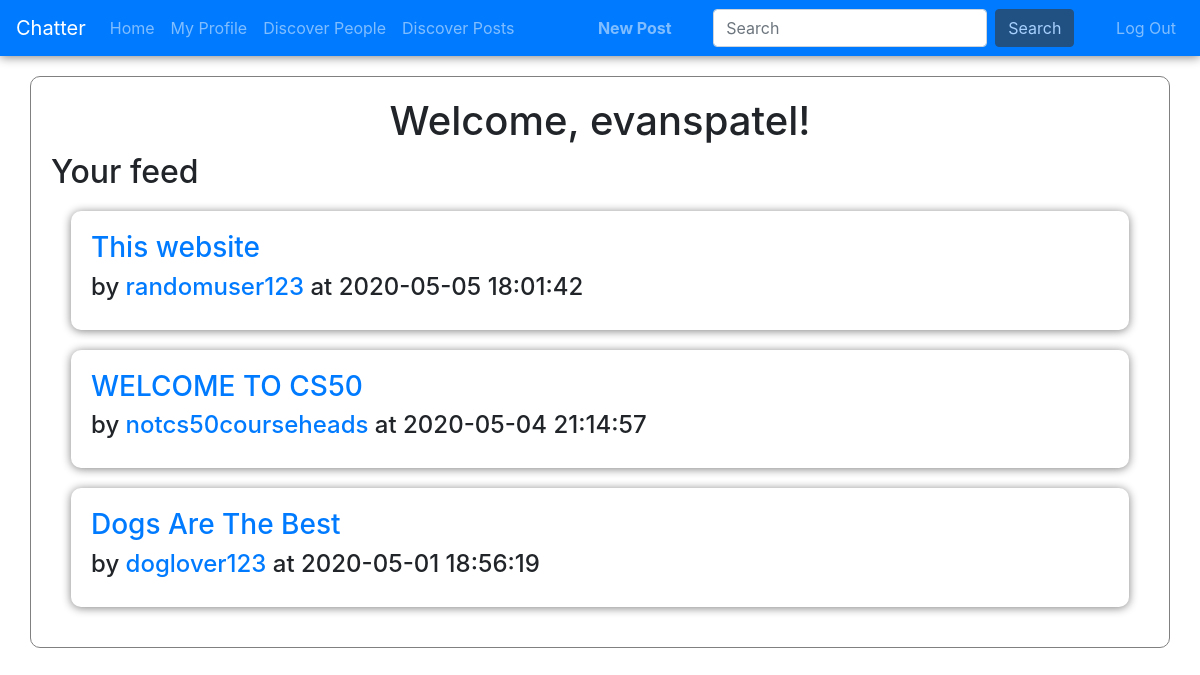
The page / (signed in) on the database its author committed.
### tables this page shows
CREATE TABLE 'users' ('id' integer PRIMARY KEY AUTOINCREMENT NOT NULL, 'username' text NOT NULL, 'pw_hash' text NOT NULL);

CREATE TABLE 'posts' ('id' integer PRIMARY KEY AUTOINCREMENT NOT NULL, 'user_id' integer NOT NULL, 'title' text NOT NULL, 'contents' text NOT NULL, 'datetime'  timestamp NOT NULL DEFAULT CURRENT_TIMESTAMP  );

### application.py (the view)
@app.route("/")
@login_required
def index():
    users = db.execute("SELECT username FROM users WHERE id = :user_id", user_id=session["user_id"])
    posts = db.execute(
        "SELECT title, datetime, posts.id AS post_id, user_id, username FROM posts INNER JOIN users ON posts.user_id = users.id WHERE posts.user_id IN (SELECT followee_id FROM follows WHERE follower_id = :follower_id) ORDER BY datetime DESC LIMIT 50", follower_id=session["user_id"])
    return render_template("index.html", posts=posts, users=users)

### application.py (called while the page is built)
@app.after_request
def after_request(response):
    response.headers["Cache-Control"] = "no-cache, no-store, must-revalidate"
    response.headers["Expires"] = 0
    response.headers["Pragma"] = "no-cache"
    return response

### helpers.py (called while the page is built)
def login_required(f):
    @wraps(f)
    def decorated_function(*args, **kwargs):
        if session.get("user_id") is None:
            return redirect("/login")
        return f(*args, **kwargs)
    return decorated_function

### templates/index.html (shortened to what this page needs)
{% extends "layout.html" %}
{% block main %}
  <h1 style="text-align:center">Welcome, {{ users[0]["username"] }}!</h1>
  <h2>Your feed</h2>
  {% for post in posts %}
    <div class="postcard">
      <h3><a href="/post/{{ post['post_id'] }}">{{ post["title"] }}</a></h3>
      <h4>by <a href="/profile/{{ post['user_id'] }}">{{ post["username"] }}</a> at {{ post["datetime"] }}</h4>
    </div>
  {% endfor %}
{% endblock %}

### static/styles.css (style rules this page uses)
.postcard { border-radius: 10px; box-shadow: 0px 1px 10px grey; margin: 20px; padding: 20px; }

### rows shown on the page
users: username "evanspatel"
posts: title "This website", username "randomuser123", datetime "2020-05-05 18:01:42"
posts: title "WELCOME TO CS50", username "notcs50courseheads", datetime "2020-05-04 21:14:57"
posts: title "Dogs Are The Best", username "doglover123", datetime "2020-05-01 18:56:19"
